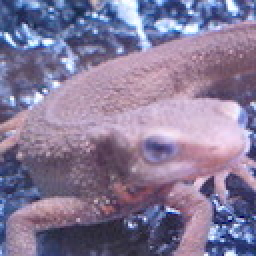
#> input picture assets/imori.jpg, 128 x 128 px, found by its file name (shown 2 times larger)
$ python image_features.py   (older library calls are emulated)
#> lines starting #> are read from the running program, lines starting #| are printed output that depends on the picture; after the words box and inside, x2 and y2 are one past the last pixel; in counts of white or black regions, pixels touching at a corner belong together
"""
图像特征相关问题：
51. HOG特征提取 - 使用方向梯度直方图提取特征
52. LBP特征提取 - 使用局部二值模式提取特征
53. Haar特征提取 - 使用Haar-like特征提取特征
54. Gabor特征提取 - 使用Gabor滤波器提取特征
55. 颜色直方图 - 计算图像的颜色直方图特征
"""

import numpy as np
from scipy import ndimage
import cv2
import matplotlib.pyplot as plt
import math

def hog_features(img_path, cell_size=8, block_size=2, bins=9):
    """
    问题51：HOG特征提取
    使用方向梯度直方图提取特征

    参数:
        img_path: 输入图像路径
        cell_size: 单元格大小，默认为8
        block_size: 块大小（以cell为单位），默认为2
        bins: 方向直方图的bin数量，默认为9

    返回:
        HOG特征可视化结果
    """
#> called with img_path = '../images/imori.jpg', cell_size = 8, block_size = 2, bins = 9
    # 读取图像
    img = cv2.imread(img_path, cv2.IMREAD_GRAYSCALE)
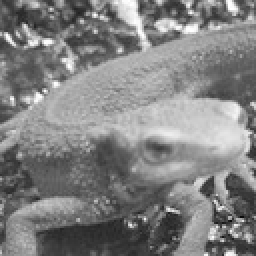
#> img: shape (128, 128) (shown 2 times larger); min 8, max 255, mean 129.1
    if img is None:
        raise ValueError(f"无法读取图像: {img_path}")

    # 计算梯度
    gx = cv2.Sobel(img, cv2.CV_32F, 1, 0)
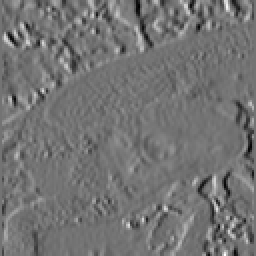
#> gx: shape (128, 128) float32 (shown 2 times larger); min -599, max 722, mean -0.1; drawn with min black and max white
    gy = cv2.Sobel(img, cv2.CV_32F, 0, 1)
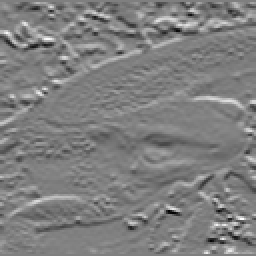
#> gy: shape (128, 128) float32 (shown 2 times larger); min -680, max 678, mean -1.9; drawn with min black and max white
    magnitude = np.sqrt(gx**2 + gy**2)
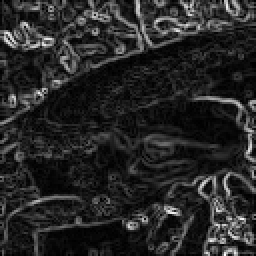
#> magnitude: shape (128, 128) float32 (shown 2 times larger); min 0, max 722, mean 109.8; drawn with min black and max white
    orientation = np.arctan2(gy, gx) * 180 / np.pi % 180
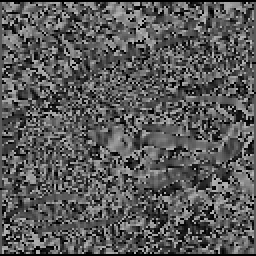
#> orientation: shape (128, 128) float32 (shown 2 times larger); min 0, max 179.8, mean 88.6

    # 计算cell直方图
    h, w = img.shape
#> h = 128; w = 128
    h_cells = h // cell_size
#> h_cells = 16
    w_cells = w // cell_size
#> w_cells = 16
    histogram = np.zeros((h_cells, w_cells, bins))

    for i in range(h_cells):
        for j in range(w_cells):
            cell_mag = magnitude[i*cell_size:(i+1)*cell_size,
                               j*cell_size:(j+1)*cell_size]
            cell_ori = orientation[i*cell_size:(i+1)*cell_size,
                                 j*cell_size:(j+1)*cell_size]

            # 计算直方图
            for m in range(cell_size):
                for n in range(cell_size):
                    ori = cell_ori[m, n]
                    mag = cell_mag[m, n]
                    bin_index = int(ori / 180 * bins)
                    histogram[i, j, bin_index] += mag

    # 可视化HOG特征
    result = np.zeros_like(img)
    for i in range(h_cells):
        for j in range(w_cells):
            for k in range(bins):
                angle = k * 180 / bins
                rho = histogram[i, j, k]
                x = int((j + 0.5) * cell_size)
                y = int((i + 0.5) * cell_size)
                dx = int(rho * np.cos(angle * np.pi / 180))
                dy = int(rho * np.sin(angle * np.pi / 180))
                cv2.line(result, (x, y), (x + dx, y + dy), 255, 1)
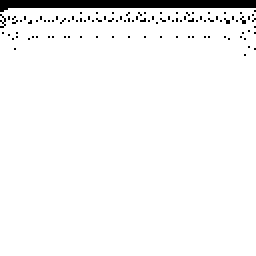
#> result: shape (128, 128) (shown 2 times larger); 95.8% white; 104 black regions (103 under 20 px), largest, box (x1, y1, x2, y2) and area: (0, 0, 128, 6) 518

    # 转换为彩色图像
    result = cv2.cvtColor(result, cv2.COLOR_GRAY2BGR)

    return result

# [431 lines left out: functions lbp_features, haar_features, gabor_features, color_histogram, compute_hog_manual, compute_lbp_manual and 4 more, not called in this run]

def main(problem_id=51):
    """
    主函数，通过problem_id选择要运行的问题

    参数:
        problem_id: 问题编号，默认为51
    """
    input_path = "../images/imori.jpg"

    if problem_id == 51:
        result = hog_features(input_path)
        output_path = "../images/answer_51.jpg"
        title = "HOG特征"
    elif problem_id == 52:
        result = lbp_features(input_path)
        output_path = "../images/answer_52.jpg"
        title = "LBP特征"
    elif problem_id == 53:
        result = haar_features(input_path)
        output_path = "../images/answer_53.jpg"
        title = "Haar特征"
    elif problem_id == 54:
        result = gabor_features(input_path)
        output_path = "../images/answer_54.jpg"
        title = "Gabor特征"
    elif problem_id == 55:
        result = color_histogram(input_path)
        output_path = "../images/answer_55.jpg"
        title = "颜色直方图"
    else:
        print(f"问题 {problem_id} 不存在")
        return

    # 保存结果
    cv2.imwrite(output_path, result)

    # 显示结果
    cv2.imshow(title, result)
    cv2.waitKey(0)
    cv2.destroyAllWindows()

if __name__ == "__main__":
    import sys
    problem_id = int(sys.argv[1]) if len(sys.argv) > 1 else 51
    main(problem_id)
